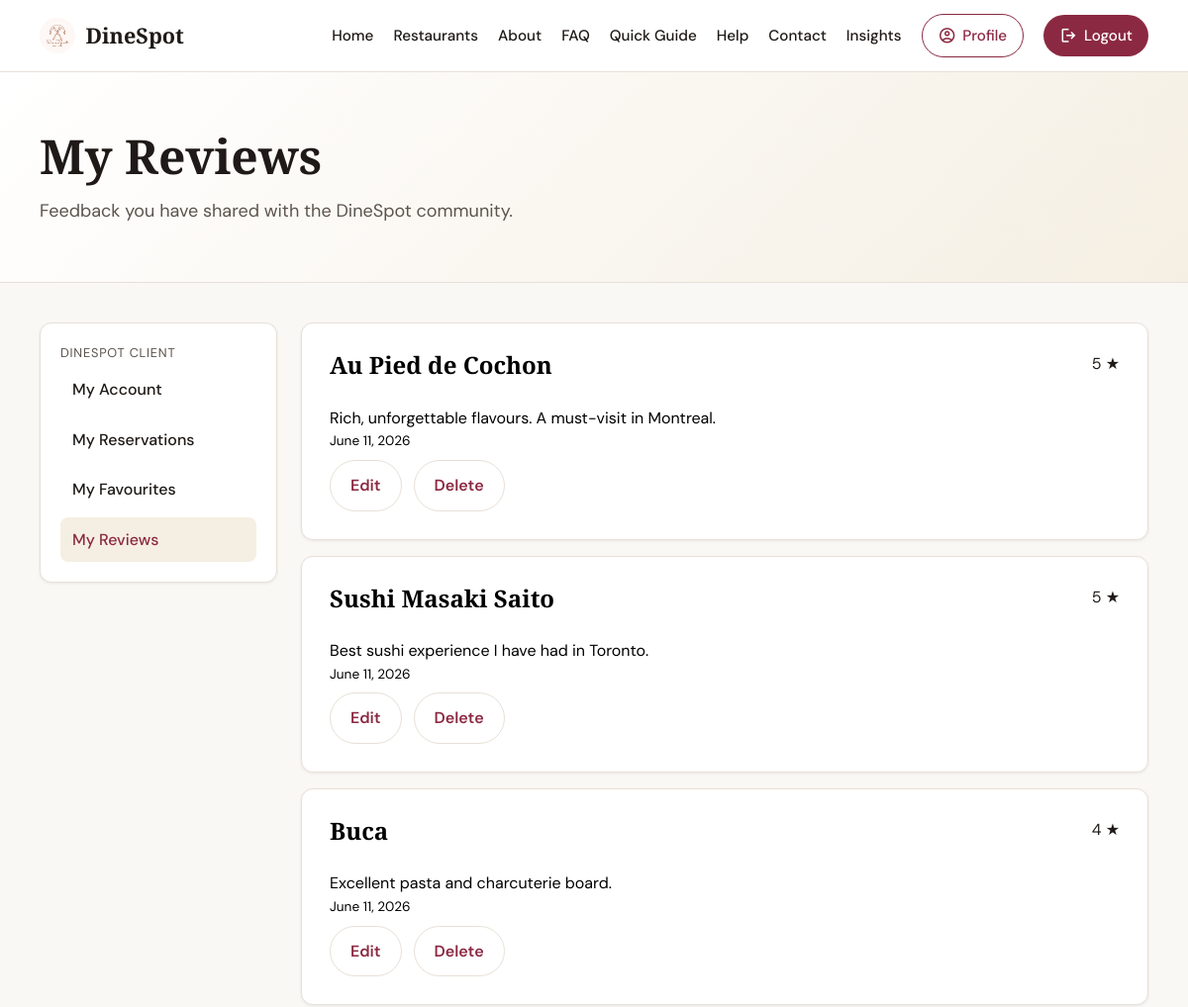
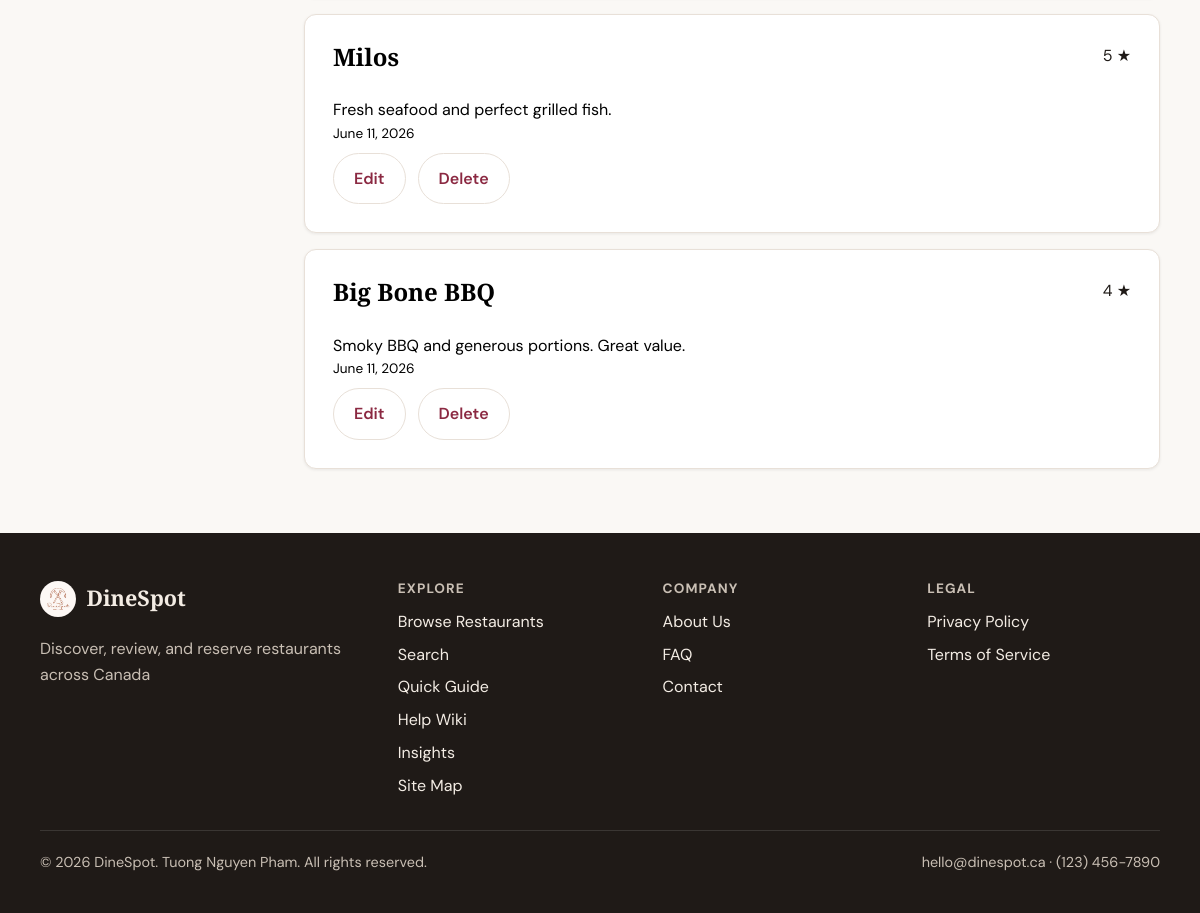
The app's page /client/my_reviews.php (signed in) with its own data (2 pictures, top to bottom).
### tables this page shows
CREATE TABLE reviews (
    id INT AUTO_INCREMENT PRIMARY KEY,
    restaurant_id INT NOT NULL,
    user_id INT NOT NULL,
    rating TINYINT NOT NULL,
    comment TEXT NOT NULL,
    created_at TIMESTAMP NOT NULL DEFAULT CURRENT_TIMESTAMP,
    CONSTRAINT fk_reviews_restaurant FOREIGN KEY (restaurant_id) REFERENCES restaurants(id) ON DELETE CASCADE,
    CONSTRAINT fk_reviews_user FOREIGN KEY (user_id) REFERENCES users(id) ON DELETE CASCADE,
    CONSTRAINT chk_reviews_rating CHECK (rating BETWEEN 1 AND 5),
    CONSTRAINT uq_review_user_restaurant UNIQUE (restaurant_id, user_id)
);

CREATE TABLE restaurants (
    id INT AUTO_INCREMENT PRIMARY KEY,
    name VARCHAR(150) NOT NULL,
    cuisine VARCHAR(80) NOT NULL,
    city VARCHAR(80) NOT NULL,
    province VARCHAR(10) NOT NULL,
    description TEXT NOT NULL,
    address VARCHAR(255) NULL,
    image_path VARCHAR(255) NULL,
    latitude DECIMAL(10, 7) NULL,
    longitude DECIMAL(10, 7) NULL,
    price_range TINYINT NOT NULL DEFAULT 2,
    is_active TINYINT(1) NOT NULL DEFAULT 1,
    image_credit VARCHAR(255) NULL,
    created_at TIMESTAMP NOT NULL DEFAULT CURRENT_TIMESTAMP,
    CONSTRAINT chk_restaurants_price_range CHECK (price_range BETWEEN 1 AND 4)
);

### includes/db.php (called while the page is built, shortened)
<?php
function db(): PDO
{
    static $pdo = null;
    if ($pdo instanceof PDO) {
        return $pdo;
    }
    $dsn = sprintf(
        'mysql:host=%s;port=%s;dbname=%s;charset=%s',
        DB_HOST,
        DB_PORT,
        DB_NAME,
        DB_CHARSET
    );
    $pdo = new PDO($dsn, DB_USER, DB_PASS, [
        PDO::ATTR_ERRMODE => PDO::ERRMODE_EXCEPTION,
        PDO::ATTR_DEFAULT_FETCH_MODE => PDO::FETCH_ASSOC,
        PDO::ATTR_EMULATE_PREPARES => false,
    ]);
    return $pdo;
}

### includes/functions.php (called while the page is built, shortened)
<?php
function e(string $value): string
{
    return htmlspecialchars($value, ENT_QUOTES, 'UTF-8');
}
function get_site_setting(string $key, ?string $default = null): ?string
{
    static $cache = [];
    if (array_key_exists($key, $cache)) {
        return $cache[$key];
    }
    try {
        require_once __DIR__ . '/db.php';
        $stmt = db()->prepare('SELECT setting_value FROM site_settings WHERE setting_key = :key');
        $stmt->execute(['key' => $key]);
        $value = $stmt->fetchColumn();
        $cache[$key] = $value !== false ? (string) $value : $default;
        return $cache[$key];
    } catch (Throwable $e) {
        return $default;
    }
}

### client/my_reviews.php (the view, shortened to what this page needs)
<?php
$assetPrefix = '../';
require_once __DIR__ . '/../includes/functions.php';
require_once __DIR__ . '/../includes/db.php';
$userId = current_user_id();
$stmt = db()->prepare(
    'SELECT rv.id, rv.rating, rv.comment, rv.created_at, rest.id AS restaurant_id, rest.name AS restaurant_name
     FROM reviews rv
     INNER JOIN restaurants rest ON rest.id = rv.restaurant_id
     WHERE rv.user_id = :user_id
     ORDER BY rv.created_at DESC'
);
$stmt->execute(['user_id' => $userId]);
$reviews = $stmt->fetchAll();
require_once __DIR__ . '/../includes/header.php';
?>
<section class="page-hero">
    <div class="container">
        <h1>My Reviews</h1>
        <p class="lead">Feedback you have shared with the DineSpot community.</p>
    </div>
</section>
<section class="page-content">
    <div class="container client-layout">
        <?php require __DIR__ . '/_sidebar.php'; ?>
        <div class="client-main">
            <?php if ($reviews === []): ?>
                <div class="content-card">
                    <p>You have not written any reviews yet. <a href="<?= e($assetPrefix) ?>restaurants/index.php">Visit a restaurant page</a> to leave your first review.</p>
                </div>
            <?php else: ?>
                <ul class="review-list">
                    <?php foreach ($reviews as $review): ?>
                        <li class="review-item">
                            <div class="review-item-header">
                                <h2 class="review-item-title"><a href="<?= e($assetPrefix) ?>restaurants/view.php?id=<?= (int) $review['restaurant_id'] ?>">
                                    <?= e($review['restaurant_name']) ?>
                                </a></h2>
                                <span><?= (int) $review['rating'] ?> ★</span>
                            </div>
                            <p><?= e($review['comment']) ?></p>
                            <p class="review-date"><?= e(date('F j, Y', strtotime($review['created_at']))) ?></p>
                            <div class="form-actions">
                                <a class="btn btn-secondary" href="edit_review.php?id=<?= (int) $review['id'] ?>">Edit</a>
                                <button
                                    type="button"
                                    class="btn btn-secondary"
                                    data-delete-review
                                    data-review-id="<?= (int) $review['id'] ?>"
                                    data-restaurant-name="<?= e($review['restaurant_name']) ?>"
                                    data-redirect="my_reviews.php"
                                    data-form-action="delete_review.php"
                                >
                                    Delete
                                </button>
                            </div>
                        </li>
                    <?php endforeach; ?>
                </ul>
            <?php endif; ?>
        </div>
    </div>
</section>
<?php require_once __DIR__ . '/../includes/footer.php'; ?>

### assets/css/style.css (style rules this page uses)
:root { --radius: 12px; --font-body: "DM Sans", system-ui, sans-serif; --font-display: "Playfair Display", Georgia, serif; --max-width: 1120px; }
*, *::before, *::after { box-sizing: border-box; }
html { scroll-behavior: smooth; }
body { margin: 0; font-family: var(--font-body); font-size: 1rem; line-height: 1.6; color: var(--color-text); background: var(--color-bg); }
a { color: var(--color-primary); text-decoration-thickness: 1px; text-underline-offset: 3px; }
h1, h2, h3 { font-family: var(--font-display); line-height: 1.2; margin-top: 0; }
p { margin-top: 0; }
ul, ol { padding-left: 1.25rem; }
.container { width: min(100% - 2rem, var(--max-width)); margin-inline: auto; }
.page-hero { padding: 3.5rem 0 2.5rem; background: linear-gradient(135deg, var(--color-hero-start) 0%, var(--color-hero-end) 100%); border-bottom: 1px solid var(--color-border); }
.page-hero h1 { font-size: clamp(2rem, 4vw, 3rem); margin-bottom: 0.75rem; }
.page-hero .lead { max-width: 42rem; font-size: 1.125rem; color: var(--color-muted); }
.page-content { padding: 2.5rem 0 4rem; }
.btn { display: inline-flex; align-items: center; justify-content: center; padding: 0.75rem 1.25rem; border-radius: 999px; font: inherit; font-weight: 600; cursor: pointer; text-decoration: none; border: none; }
.btn-secondary { background: transparent; color: var(--color-primary); border: 1px solid var(--color-border); text-align: center; }
.client-layout { display: grid; grid-template-columns: 240px minmax(0, 1fr); gap: 1.5rem; align-items: start; }
.form-actions { display: flex; flex-wrap: wrap; gap: 0.75rem; margin-top: 0.5rem; }
.review-date { margin-top: 0.5rem; margin-bottom: 0; font-size: 0.85rem; color: var(--color-muted); }
.review-list { list-style: none; padding: 0; margin: 0; display: grid; gap: 1rem; }
.review-item { padding: 1.75rem; border: 1px solid var(--color-border); border-radius: var(--radius); background: var(--color-surface); box-shadow: var(--shadow-sm); }
.review-item-header { display: flex; justify-content: space-between; gap: 1rem; margin-bottom: 0.35rem; }
.review-item p { margin: 0; color: black; }
.review-item-title a { text-decoration: none; color: black; }

### assets/css/theme-classic.css (style rules this page uses)
:root { --color-primary: #8b2942; --color-primary-dark: #6d1f33; --color-accent: #c9a962; --color-bg: #faf8f5; --color-surface: #ffffff; --color-text: #1f1a17; --color-muted: #5c534c; --color-border: #e8e0d8; --color-accent-soft: #f5efe3; --color-favourite: #fed988; --color-header-bg: rgba(255, 255, 255, 0.95); --color-hero-start: #ffffff; --color-hero-end: #f5efe3; --color-footer-bg: #1f1a17; --color-footer-text: #f3ece4; --color-footer-muted: #c9bfb4; --color-footer-border: rgba(255, 255, 255, 0.12); --color-success: #2d6a4f; --color-success-bg: #e8f5ef; --color-error: #9b2226; --color-error-bg: #fdecea; --color-focus-ring: rgba(139, 41, 66, 0.25); --shadow-sm: 0 1px 3px rgba(31, 26, 23, 0.08); --shadow-md: 0 8px 24px rgba(31, 26, 23, 0.1); }

### records on screen
reviews: restaurant.name "Au Pied de Cochon", rating "5", comment "Rich, unforgettable flavours. A must-visit in Montreal.", created_at "June 11, 2026"
reviews: restaurant.name "Sushi Masaki Saito", rating "5", comment "Best sushi experience I have had in Toronto.", created_at "June 11, 2026"
reviews: restaurant.name "Buca", rating "4", comment "Excellent pasta and charcuterie board.", created_at "June 11, 2026"
reviews: restaurant.name "Milos", rating "5", comment "Fresh seafood and perfect grilled fish.", created_at "June 11, 2026"
reviews: restaurant.name "Big Bone BBQ", rating "4", comment "Smoky BBQ and generous portions. Great value.", created_at "June 11, 2026"

### other values on screen
SITE_NAME "DineSpot"
$label "My Account"
$label "My Reservations"
$label "My Favourites"
$label "My Reviews"
SITE_TAGLINE "Discover, review, and reserve restaurants across Canada"
SITE_EMAIL "hello@dinespot.ca"
SITE_PHONE "(123) 456-7890"
